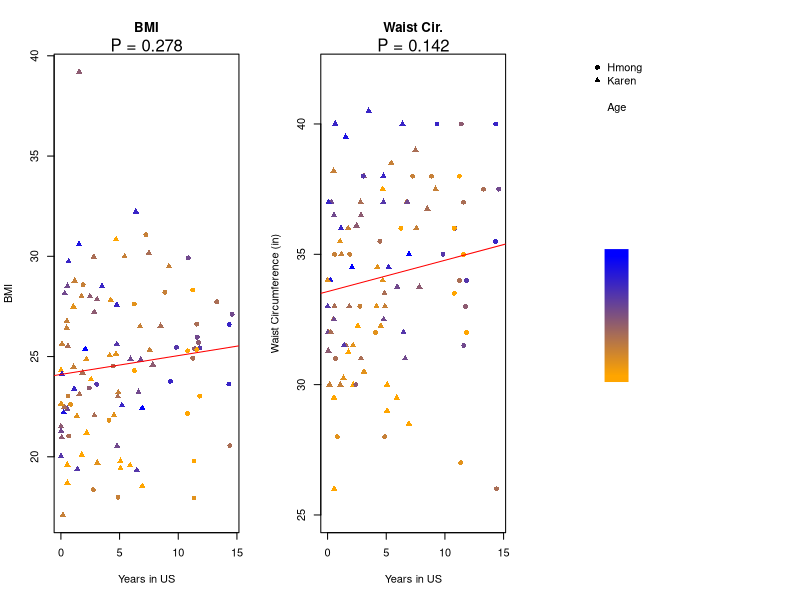
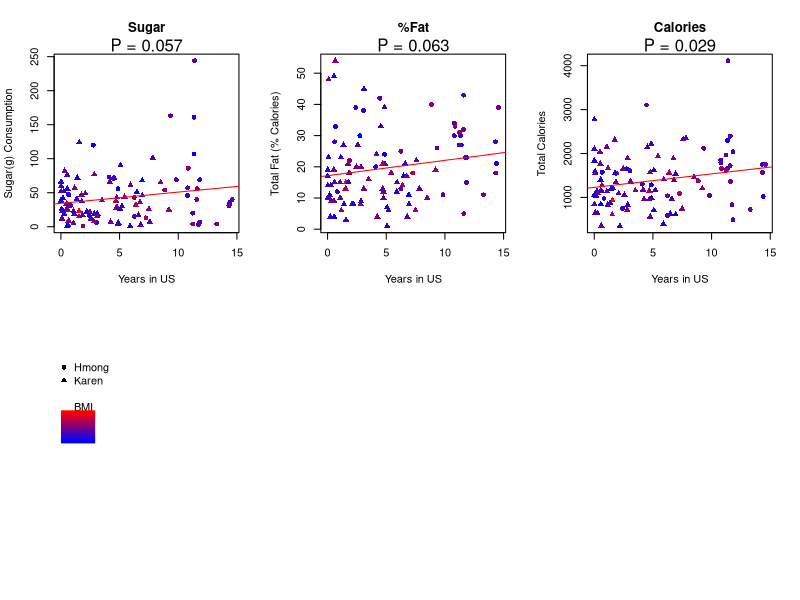

Write the R code that produced these figures, in order.
data <- read.table(file="data.txt", header=T, sep="\t", row=1)

data[data$Ethnicity == "Karenni", "Ethnicity"] <- "Karen" #code these basically the same

lookup <- c(16,17)
names(lookup) <- sort(unique(data$Ethnicity))
final.pch <- lookup[as.character(data$Ethnicity)] 

rbPal <- colorRampPalette(c('orange','blue'))
data$Col <- rbPal(10)[as.numeric(cut(data$Age,breaks = 10))]

# ylim=c(17, 33)
par(mfrow=c(1,3))
plot(data$Years.in.US, data$BMI, pch=final.pch, col=data$Col, ylab="BMI", xlab="Years in US", main="BMI")
lmfit <- lm(data$BMI~data$Years.in.US)
pval <- summary(lmfit)$coefficients[2,4]
abline(lmfit, col="red")
mtext(paste("P = ", format(round(pval, 3), nsmall = 3), sep=""), side=3)

plot(data$Years.in.US, data$Waist, pch=final.pch, col=data$Col, ylim = c(25,42), ylab="Waist Circumference (in)", xlab="Years in US", main="Waist Cir.")
lmfit <- lm(data$Waist~data$Years.in.US)
pval <- summary(lmfit)$coefficients[2,4]
abline(lmfit, col="red")
mtext(paste("P = ", format(round(pval, 3), nsmall = 3), sep=""), side=3)

plot(c(0,1),c(0,1), type = 'n', axes = F, xlab = '', ylab = '', main = '')
legend(col=c("black","black","white","white"), pch=lookup, x="topleft", legend=c("Hmong", "Karen", " ", "Age"), bty='n')

legend_image <- as.raster(rbPal(10)[10:1])
text(x=0, y = seq(min(data$Age),max(data$Age),l=5), labels = seq(0,1,l=5))
rasterImage(legend_image, .06, .3, .2, .6)


#legend(col="black", pch=lookup, x="topright", legend=c("Hmong", "Karen"))

#legend_image <- as.raster(rbPal(10)[10:1])
#plot(c(0,1),c(0,1), type = 'n', axes = F, xlab = '', ylab = '', main = 'Age')
#text(x=0, y = seq(min(data$Age),max(data$Age),l=5), labels = seq(0,1,l=5))
#rasterImage(legend_image, 0, 0, .5, .5)

############ plot nutrient data

data <- read.table(file="data.txt", header=T, sep="\t", row=1)

fiber <- read.table(file="nutrients.txt", header=T, sep="\t", row=1)

fiber.data <- cbind(data[rownames(fiber),], fiber)

data <- fiber.data

data[data$Ethnicity == "Karenni", "Ethnicity"] <- "Karen" #code these basically the same

lookup <- c(16,17)
names(lookup) <- sort(unique(data$Ethnicity))
final.pch <- lookup[as.character(data$Ethnicity)] 

rbPal <- colorRampPalette(c('blue','red'))
data$Col <- rbPal(10)[as.numeric(cut(data$BMI,breaks = 10))]

pdf("nutrients_over_time.pdf", useDingbats=F)
par(mfrow=c(2,3))

plot(data$Years.in.US, data$Sugar, pch=final.pch, col=data$Col, ylab="Sugar(g) Consumption", xlab="Years in US", main="Sugar")
lmfit <- lm(data$Sugar~data$Years.in.US)
pval <- summary(lmfit)$coefficients[2,4]
abline(lmfit, col="red")
mtext(paste("P = ", format(round(pval, 3), nsmall = 3), sep=""), side=3)

# plot(data$Years.in.US, data$Fiber, pch=final.pch, col=data$Col, ylab="Fiber(g) Consumption", xlab="Years in US", main="Fiber")
# lmfit <- lm(data$Fiber~data$Years.in.US)
# pval <- summary(lmfit)$coefficients[2,4]
# abline(lmfit, col="red")
# mtext(paste("P = ", format(round(pval, 3), nsmall = 3), sep=""), side=3)
# 
# plot(data$Years.in.US, data$Protein, pch=final.pch, col=data$Col, ylab="Protein(g) Consumption", xlab="Years in US", main="Protein")
# lmfit <- lm(data$Protein~data$Years.in.US)
# pval <- summary(lmfit)$coefficients[2,4]
# abline(lmfit, col="red")
# mtext(paste("P = ", format(round(pval, 3), nsmall = 3), sep=""), side=3)

plot(data$Years.in.US, data$Total.Fat, pch=final.pch, col=data$Col, ylab="Total Fat (% Calories)", xlab="Years in US", main="%Fat")
lmfit <- lm(data$Total.Fat~data$Years.in.US)
pval <- summary(lmfit)$coefficients[2,4]
abline(lmfit, col="red")
mtext(paste("P = ", format(round(pval, 3), nsmall = 3), sep=""), side=3)

plot(data$Years.in.US, data$Calories, pch=final.pch, col=data$Col, ylab="Total Calories", xlab="Years in US",main="Calories")
lmfit <- lm(data$Calories~data$Years.in.US)
pval <- summary(lmfit)$coefficients[2,4]
abline(lmfit, col="red")
mtext(paste("P = ", format(round(pval, 3), nsmall = 3), sep=""), side=3)

plot(c(0,1),c(0,1), type = 'n', axes = F, xlab = '', ylab = '', main = '')
legend(col=c("black","black","white","white"), pch=lookup, x="topleft", legend=c("Hmong", "Karen", " ", "BMI"), bty='n')

legend_image <- as.raster(rbPal(10)[10:1])
text(x=0, y = seq(min(data$Age),max(data$Age),l=5), labels = seq(0,1,l=5))
rasterImage(legend_image, 0, .5, .2, .7)

dev.off()
